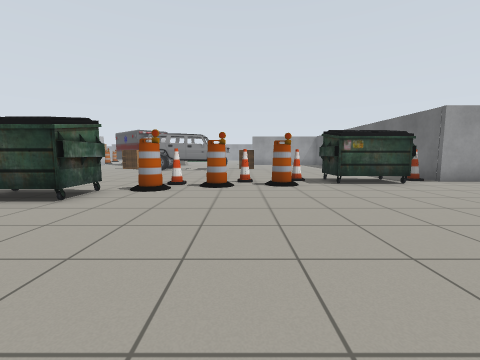
View 1 (above)

21 first-person views from a walk through a robot-simulator world made for Gazebo. The camera is 0.9 m above the floor, tilts 6° down and sees 90° across. The floor is counted in squares, 1 m on a side. Each view is taken from the middle of a square. On the plan, view 1 faces up. The plan holds only what a view shows up to about 10 squares ahead; the rest is blank. The place goes on beyond the plan. Robots are left out. Gazebo's built-in surfaces are drawn with simple patterns. Some stock models are drawn as simple stand-ins.

View 2
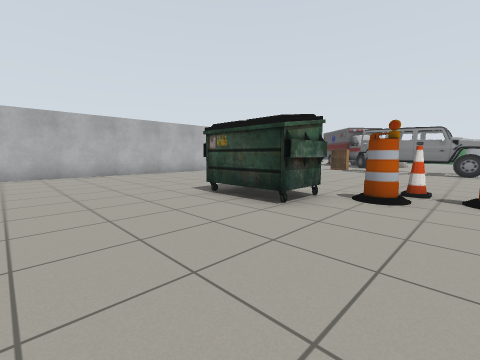

View 3
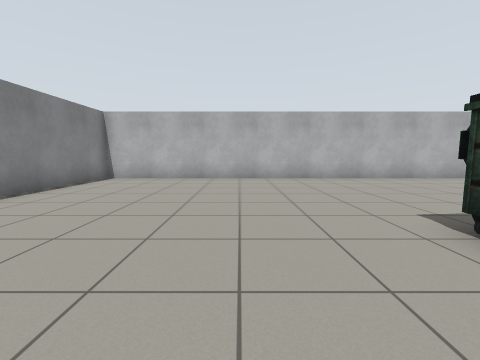

View 4
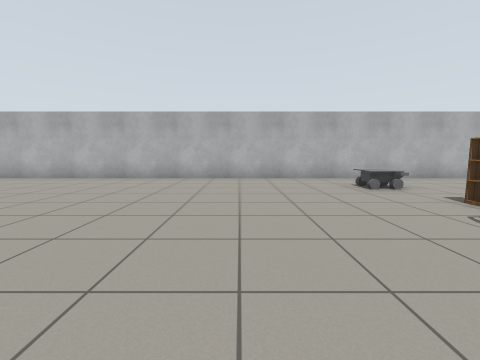

View 5
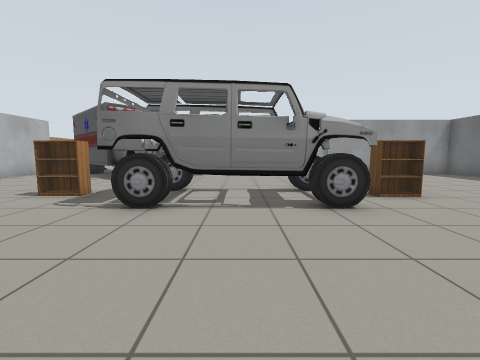

View 6
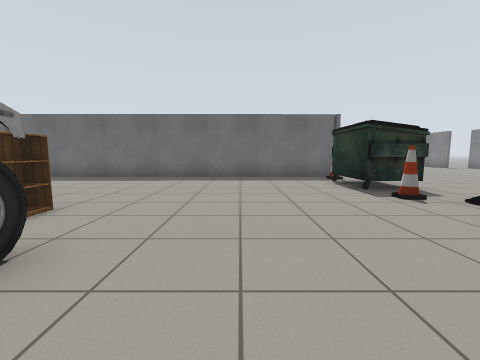

View 7
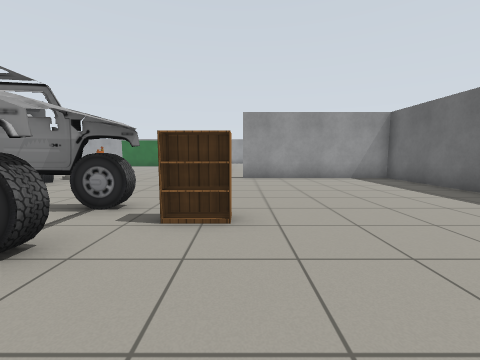

View 8
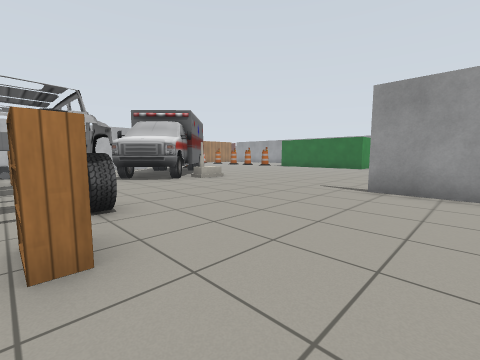

View 9
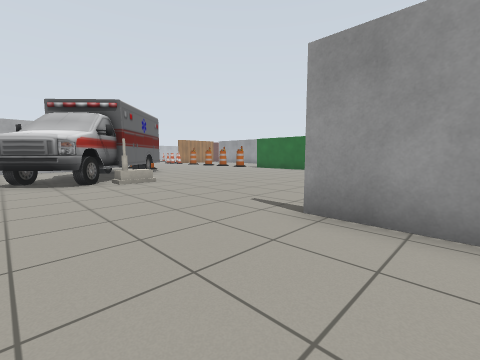

View 10
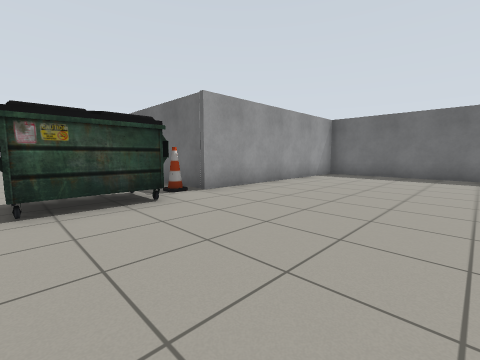

View 11
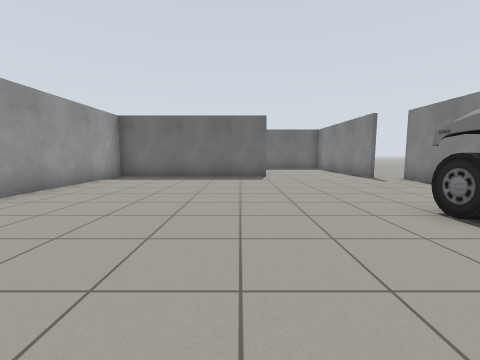

View 12
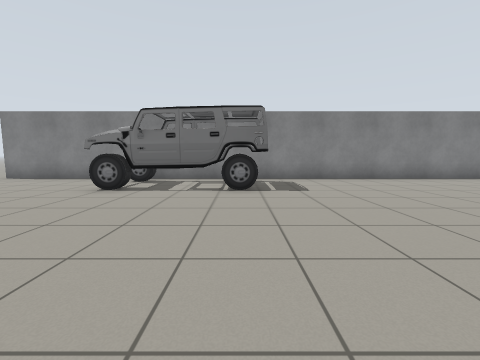

View 13
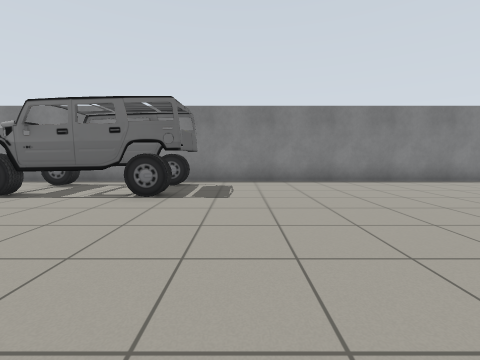

View 14
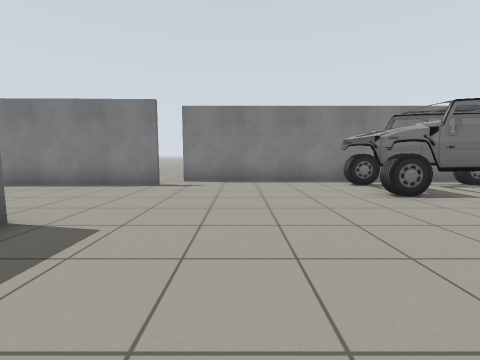

View 15
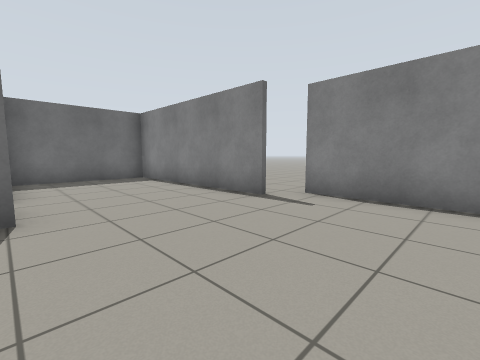

View 16
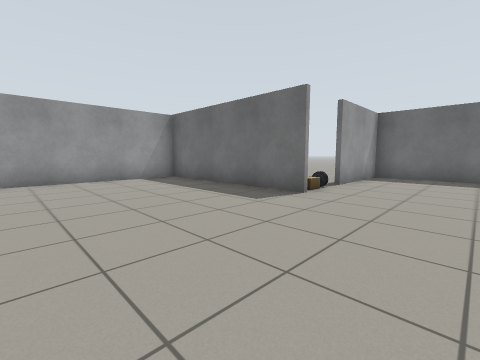

View 17
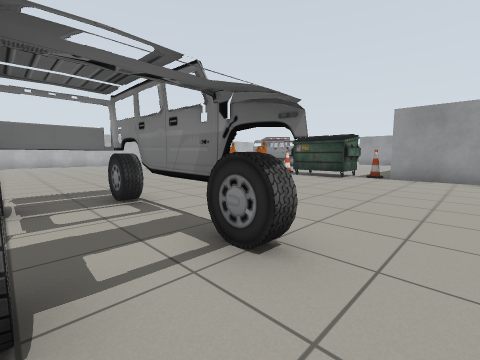

View 18
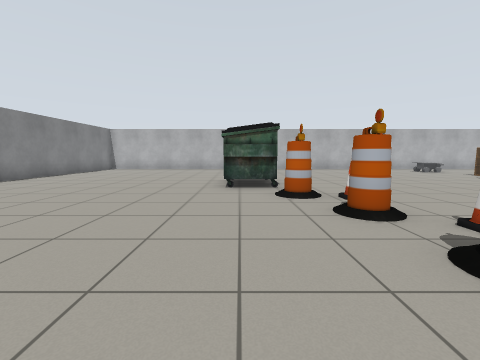

View 19
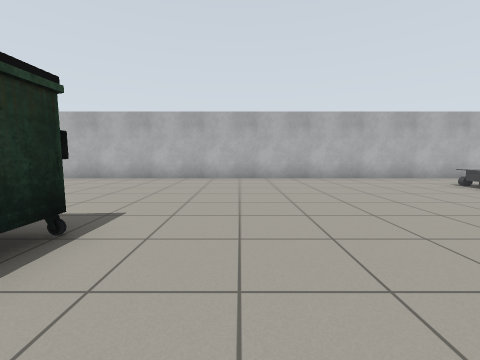

View 20
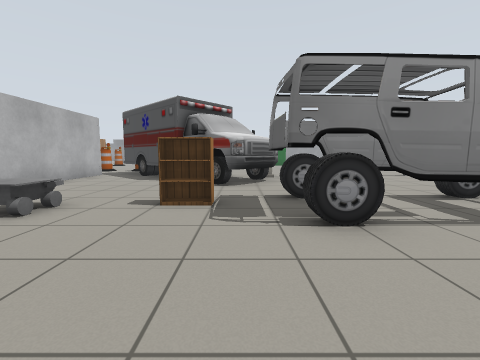

View 21
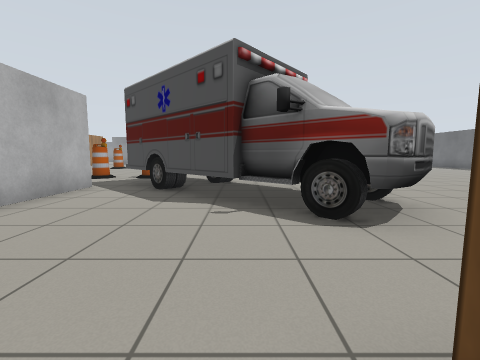

### Floor plan
Key: @ floor where view 1 was taken; # wall or solid block; x gap in a wall; . floor; C cone; U dumpster; B barrel; A car; K bookshelf; M ambulance; H house; R cardboard box; O other object.
Columns run from 12 left of view 1 to 20 right of it. Each row starts with its distance up from view 1.
 22 #MMM M........
 21 #.MM MMH......######
 20 #..MMMMM...........#
 19 #....MMM...........#
 18 #.....M............#
 17 #..................#
 16 #......AAAAA.......#
 15 #.OO.K.AAAAAKK.....#
 14 #......AAAAA.......#
 13 #..................#
 12 #..................#
 11 #..................#
 10 #..................#
  9 #.............CUUU##
  8 #...........C..UUUC########
  7 #.........CB.B............#
  6 #.....UUU.B...............#
  5 #.....UUU.................#
  4 #.........................#
  3 #.........................#O
  2 #.........................#Rx####
  1 #...............................#
  0 #...........@...AAAAA...........#
 -1 #..............AAAAAA...........#
 -2 #..............AAAAAA.....#######
 -3 #########################..
 -4                          ...
 -5                           ..

Where each view was taken, in squares from view 1:
view 1: 0 up, 0 right, facing up
view 2: 1 up, 1 left, facing up-left
view 3: 2 up, 3 left, facing left
view 4: 11 up, 3 left, facing left
view 5: 10 up, 3 left, facing up
view 6: 12 up, 3 left, facing right
view 7: 12 up, 1 right, facing up
view 8: 15 up, 3 right, facing up-left
view 9: 18 up, 3 right, facing up-left
view 10: 3 up, 3 right, facing up-right
view 11: 3 up, 4 right, facing right
view 12: 6 up, 4 right, facing down
view 13: 5 up, 2 right, facing down
view 14: 5 up, 11 right, facing down
view 15: 2 up, 10 right, facing down-right
view 16: 1 down, 9 right, facing up-right
view 17: 2 down, 9 right, facing up-left
view 18: 5 up, 3 right, facing left
view 19: 8 up, 3 left, facing left
view 20: 11 up, 6 left, facing up
view 21: 15 up, 8 left, facing up
